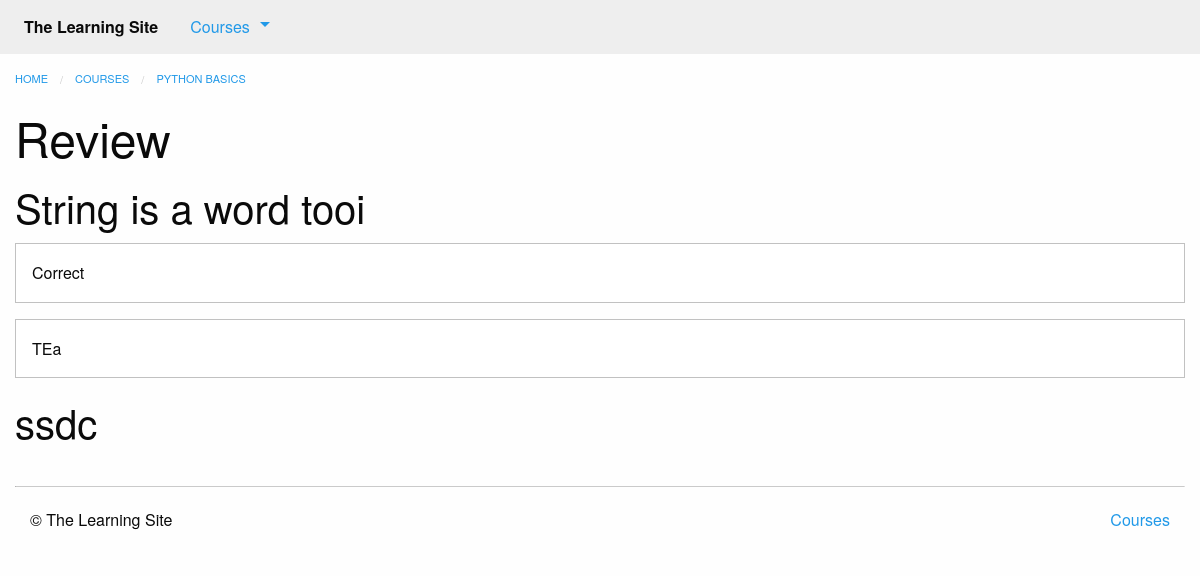
Page /courses/1/q1/ on the earlier database version.
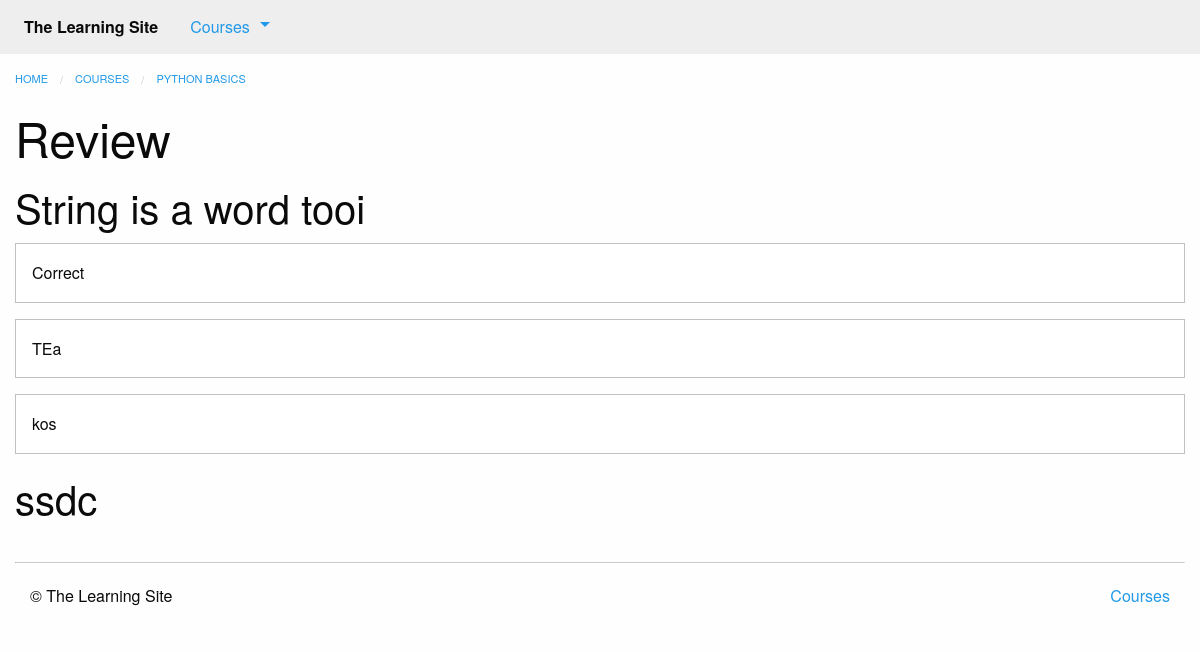
Same page on the later database version.
### courses/models.py (models this page shows, shortened)
class Question(models.Model):
    quiz = models.ForeignKey(Quiz)
    order = models.IntegerField(default=0)
    prompt = models.TextField()
    class Meta:
        ordering = ['order',]

class Answer(models.Model):
    question = models.ForeignKey(Question)
    order = models.IntegerField(default=0)
    text = models.CharField(max_length=255)
    correct = models.BooleanField(default=False)
    class Meta:
        ordering = ['order',]

### courses/views.py (the view)
# urls.py: url(r'(?P<course_pk>\d+)/q(?P<step_pk>\d+)/$', views.quiz_detail,
def quiz_detail(request, course_pk, step_pk):
    step = get_object_or_404(models.Quiz, course_id=course_pk, pk=step_pk)
    return render(request, 'courses/quiz_detail.html', {'step': step})

### courses/templatetags/course_extras.py (called while the page is built)
@register.inclusion_tag('courses/course_nav.html')
def nav_courses_list():
    courses = Course.objects.all()[:5]
    return {'courses': courses}

### courses/templates/courses/quiz_detail.html (shortened to what this page needs)
{% extends "courses/layout.html" %}
{% load course_extras %}
{% block breadcrumbs %}
    <li><a href="{% url 'courses:detail' pk=step.course.pk %}">{{ step.course.title }}</a></li>
{% endblock %}
{% block content %}
    <div class="row columns">
        <article>
            {{ block.super }}
            <h1>{{ step.title }}</h1>
            <ul class="no-bullet">
            	{% for question in step.question_set.all %}
            	<li>
            		<h2>{{ question.prompt }}</h2>
            		{% for answer in question.answer_set.all %}
            			<div class="callout">{{ answer.text }}</div>
            		{% endfor %}
            	</li>
            	{% endfor %}
            </ul>
        </article>
    </div>
{% endblock %}

Differences in the rows shown:
added Answer: text "kos", shown under Question "String is a word tooi"
